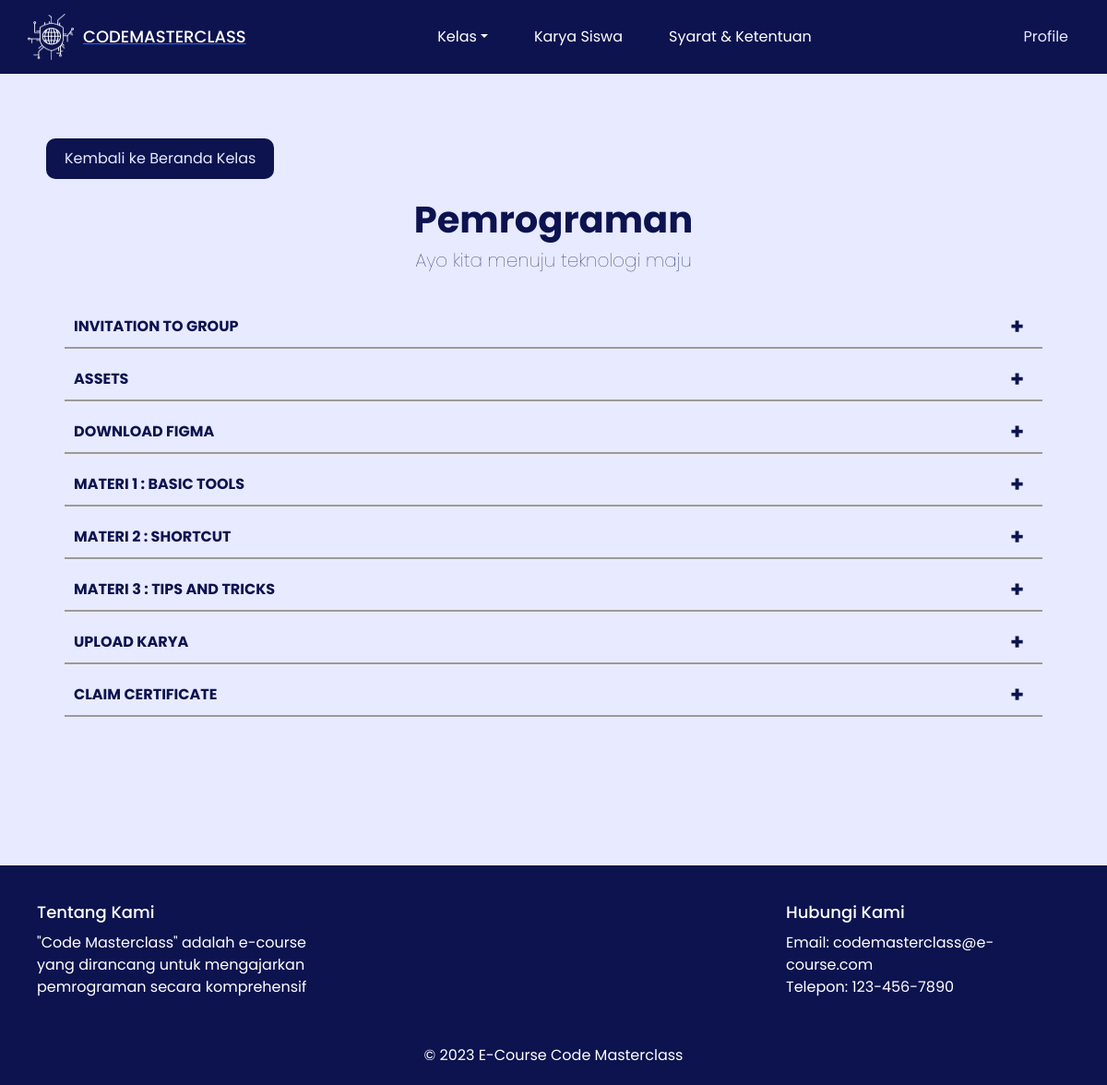
The app's page /materi/Materi1_Pemrograman.php with its own data.
### tables this page shows
CREATE TABLE `materiui` (
  `id_materiui` int(11) NOT NULL,
  `label` varchar(255) NOT NULL,
  `link` varchar(255) NOT NULL,
  `subtext` varchar(255) NOT NULL,
  `content` mediumtext NOT NULL,
  `content_type` varchar(255) NOT NULL DEFAULT 'text'
);

### materi/Materi1_Pemrograman.php (the view, shortened to what this page needs)
<?php
$conn = mysqli_connect('localhost', 'root', '', 'codemasterclass');
?>
<!DOCTYPE html>
<html lang="en">
  <head>
    <link
      href="https://cdn.jsdelivr.net/npm/bootstrap@5.3.0/dist/css/bootstrap.min.css"
      rel="stylesheet"
    />
    <link rel="stylesheet" href="StyleMateri1.css" />
  </head>
  <body>
<header>
    <nav class="navbar">
      <div class="logo">
        <a href="../home/home.php"><img src="LOGO_White.png" alt="Logo" class="logo-img" /></a>
        <a href="../home/home.php"><h1 class="logo-title">CODEMASTERCLASS</h1></a>
      </div>
      <ul class="nav">
      <li class="nav-item dropdown">
              <a
                class="nav-link dropdown-toggle"
                data-bs-toggle="dropdown"
                href="../kelas/kelas.php"
                role="button"
                aria-expanded="false"
                >Kelas</a
              >
            </li>
        <li class="nav-item">
          <a
            class="nav-link active"
            aria-current="page"
            href="../hasilkarya/hasilkarya.php"
            >Karya Siswa</a
          >
        </li>
        <li class="nav-item">
          <a class="nav-link" href="../syarat/syarat.php">Syarat & Ketentuan</a>
        </li>
      </ul>
      <div class="d-grid gap-1 d-md-flex justify-content-md-end">
        <a href="../profile/profile.php">
          <button class="lgn-btn btn-primary" type="button" id="login">
            Profile
          </button>
        </a>
      </div>
    </nav>
    </header>
    <section class="materi">
      <a class="back-to-home" href="Materi_Pemrograman.php">Kembali ke Beranda Kelas</a>
      <div class="container">
      <h1 class="title">
      Pemrograman
        </h1>
        <h5>Ayo kita menuju teknologi maju</h5>
      </div>
      <div class="accordion">
        <div class="materi-content">
          <?php
          $query = "SELECT * FROM materiui";
          $result = $conn->query($query);
          while ($row = $result->fetch_assoc()) {
            echo '<div class="contentBx">';
            echo '<div class="label">' . $row["label"] . '</div>';
            echo '<div class="content">';
            echo '</div></div>';
        }
          ?>
          <div class="contentBx">
            <div class="label">UPLOAD KARYA</div>
          </div>
          <div class="contentBx">
            <div class="label">CLAIM CERTIFICATE</div>
          </div>
        </div>
      </div>
    </section>
  </body>
  <footer>
    <div class="container">
      <div class="footer-content">
        <div class="footer-left">
          <h3>Tentang Kami</h3>
          <p>
            "Code Masterclass" adalah e-course yang dirancang untuk mengajarkan
            pemrograman secara komprehensif
          </p>
        </div>
        <div class="footer-right">
          <h3>Hubungi Kami</h3>
          <p>Email: codemasterclass@e-course.com</p>
          <p>Telepon: 123-456-7890</p>
        </div>
      </div>
      <div class="footer-bottom">
        <p>&copy; 2023 E-Course Code Masterclass</p>
      </div>
    </div>
  </footer>
</html>

### materi/StyleMateri1.css (style rules this page uses)
html { scroll-behavior: smooth; }
* { margin: 0; padding: 0; box-sizing: border-box; outline: none; border: none; font-family: 'Poppins', sans-serif; transition: .2s linear; color: #0C134F; }
body { justify-content: center; align-items: center; background: #e8eaff; margin-top: 100px; }
header { position: fixed; top: 0; left: 0; height: 9vh; width: 100%; color: #ffffff; z-index: 999; }
nav { display: flex; justify-content: space-between; align-items: center; height: 80px; padding: 0 20px; color: #fff; background-color: rgb(13, 19, 79); transition: background-color 0.3s; z-index: 1000; }
.logo { display: flex; align-items: center; margin-left: 30px; }
.logo-img { width: 50px; height: 50px; margin-right: 10px; }
.logo-title { color: #fff; font-size: 18px; margin: 0; }
.nav { list-style-type: none; margin: 0; padding: 0; }
.nav li { display: inline-block; margin-right: 10px; width: auto; }
.nav li a { color: #fff; text-decoration: none; padding: 10px 20px; }
.dropdown { position: relative; }
.lgn-btn { background-color: #0c134f; color: #e8eaff; padding: 12px; border-radius: 10px; }
.d-grid a { margin-right: 30px; color: white; }
.back-to-home { display: inline-block; padding: 10px 20px; background-color: #0c134f; color: #e8eaff; text-decoration: none; margin-bottom: 20px; border-radius: 10px; }
.container { padding: 30px; text-align: center; color: #0C134F; }
.container h1 { text-align: center; font-weight: bolder; color: #0C134F; }
.container h5 { font-weight: lighter; color: #0C134F; }
.materi { padding: 50px; }
.accordion { padding-top: 20px; margin: 0 auto; max-width: 1400px; }
.accordion .contentBx { position: relative; margin: 10px 20px; }
.accordion .contentBx .label { position: relative; padding: 10px; border-bottom: groove; color: #0C134F; cursor: pointer; font-weight: bold; }
.accordion .contentBx .label::before { content: '+'; position: absolute; top: 50%; right: 20px; transform: translateY(-50%); font-size: 1.5em; }
footer { margin-top: 100px; background-color: #0c134f; padding: 20px 0; display: flex; }
.container { max-width: 1400px; margin: 0 auto; padding: 0 20px; box-sizing: border-box; }
.footer-content { display: flex; justify-content: space-between; align-items: flex-start; flex-wrap: wrap; }
.footer-left, .footer-right { flex-basis: 30%; padding: 20px; text-align: left; }
.footer-bottom { margin-top: 30px; text-align: center; }
footer h3 { font-size: 18px; margin-bottom: 10px; color: white; }
footer p { margin: 0; color: #ffffff; }

### records on screen
materiui: label "INVITATION TO GROUP"
materiui: label "ASSETS"
materiui: label "DOWNLOAD FIGMA"
materiui: label "MATERI 1 : BASIC TOOLS"
materiui: label "MATERI 2 : SHORTCUT"
materiui: label "MATERI 3 : TIPS AND TRICKS"
